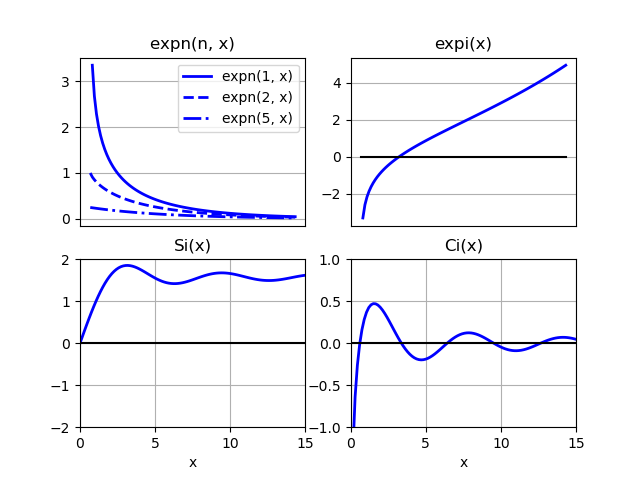

Python code for this plot:
#--------------------------------------------------------
#   CH_14_3_5_EX_1_Exponential_Sine_Cosine_Integrals.py   
#--------------------------------------------------------
import numpy as np
import matplotlib.pyplot as plt
from scipy import special as spec
#
x1 = np.linspace(0., 2., 100)
x2 = np.linspace(0., 15., 100)
#-----計算指數積分
Expi = spec.expi(x1)
Expn_1 = spec.expn(1, x1)
Expn_2 = spec.expn(2, x1)
Expn_5 = spec.expn(5, x1)
#----- 計算正弦與餘弦積分
Si, Ci = spec.sici(x2)
#----- 繪圖
ax11 = plt.subplot(2,2,1)
plt.plot(x1, Expn_1, 'b-', lw = 2, label = 'expn(1, x)')
plt.plot(x1, Expn_2, 'b--', lw = 2, label = 'expn(2, x)')
plt.plot(x1, Expn_5, 'b-.', lw = 2, label = 'expn(5, x)')
plt.grid()
plt.title('expn(n, x)')
plt.legend(loc='best')
ax11.get_xaxis().set_visible(False)
#
ax12 = plt.subplot(2,2,2)
plt.plot(x1, Expi, 'b-', lw = 2, label = 'K(0.1, phi)')
plt.plot([0.,2.], [0., 0.], 'k-')
plt.title('expi(x)')
plt.grid()
ax12.get_xaxis().set_visible(False)
#
plt.subplot(2,2,3)
plt.plot(x2, Si, 'b-', lw = 2)
plt.plot([0., 15], [0., 0.], 'k-')
plt.xlabel('x')
plt.grid()
plt.title('Si(x)')
plt.axis([0, 15, -2, 2])
#
plt.subplot(2,2,4)
plt.plot(x2, Ci, 'b-', lw = 2)
plt.plot([0., 15], [0., 0.], 'k-')
plt.xlabel('x')
plt.grid()
plt.title('Ci(x)')
plt.axis([0, 15, -1, 1])
#
plt.savefig('CH_14_3_5_EX_1_Exponential_Sine_Cosine_Integrals.png')
plt.show()


















































	


